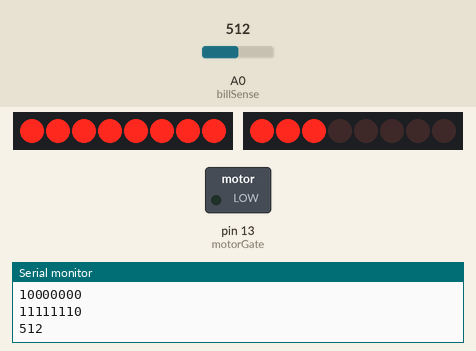
Bench run of a sketch on a simulated Arduino Uno, built with avr-gcc and run on an emulated ATmega328P. Parts: 2 × 8 shift-register outputs drawn as a row of LEDs (first output left, lit = HIGH), switched loads named in the sketch (green lamp = pin HIGH), the last lines printed to the serial monitor. Wiring (inferred from the names in the program): 2 × shift register (74HC595): data pin 5, shift clock pin 7, latch pin 11 / data pin 2, shift clock pin 3, latch pin 9. Wiring (inferred from the signals the program sends): 2 × row of LEDs: on Q0, Q1, Q2, Q3, Q4, Q5, Q6, Q7 / on Q0, Q1, Q2, Q3, Q4, Q5, Q6, Q7. The test bench sets the inputs (shaded band); at power-on: A0 (billSense) = 512. Pins used as bus, display or sensor lines are not drawn.

Above: at 0.1 s.
1.3 s: A0 (billSense) set to 892
At 2.2 s:
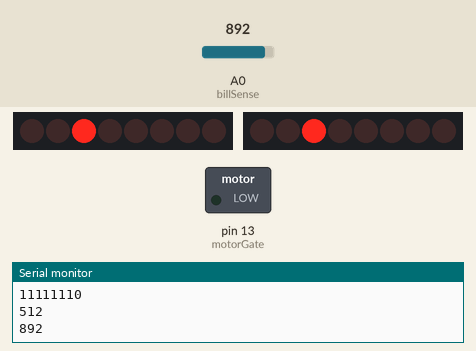
3.8 s: A0 (billSense) set to 911
At 4.17 s:
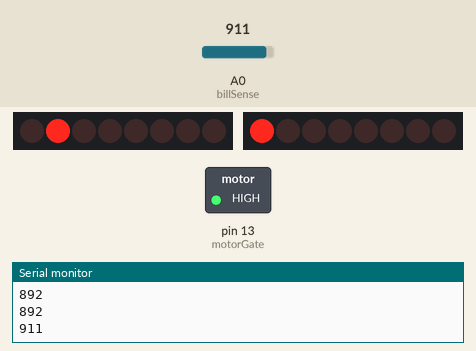
At 4.58 s:
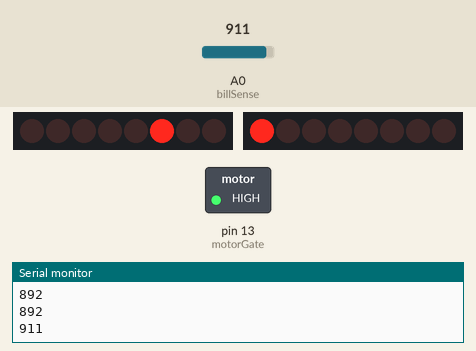
5.8 s: A0 (billSense) set to 900
At 7.11 s:
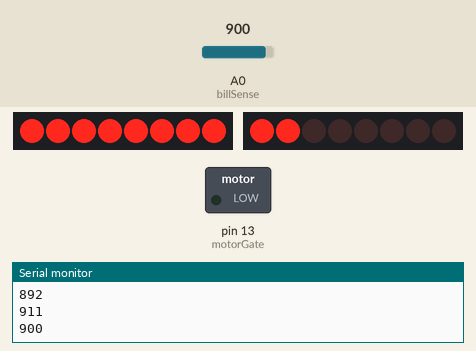
9.1 s: A0 (billSense) set to 7
12.4 s: A0 (billSense) set to 122
15.2 s: A0 (billSense) set to 6
Timing chart, 0 to 31.1 s (numbered marks = the images above; inputs shaded):
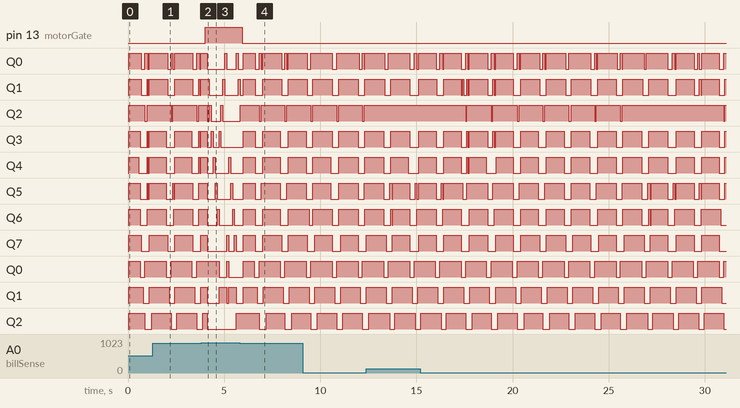

The sketch:

ds-mb-main.ino
```cpp
//www.elegoo.com
//2016.12.9

//****WARNING: if at any point too much current is drawn, signals will Voltage sag and some registers will not be properly set****
//adding a serial comms messes stuff up for some reason?

int tDelay = 300;

//first shift register
int dataPin = 2;     // (12) DS [S1] on 74HC595 //serial should be the white wire
int clockPin = 3;      // (9) SH_CP [SCK] on 74HC595 //clock should be the blue wire
int latchPin = 9;      // (11) ST_CP [RCK] on 74HC595 //latch should be the orange wire

//second shift register
int dataPin_2 = 5;
int clockPin_2 = 7;
int latchPin_2 = 11;

//pin used to control motor - should be a white wire
int motorGate = 13;

int billSense = A0;

//sequence of LEDs to light up in their coordinate numbers
byte UNSETBIT = 20;//this number will be used within arrrays to determine a light to not turn on
byte TraceMoney[] = {0, 1, 2, 3, 4, 5, 6, 11, 10, 9, 8, 7, 12, 13, 14, 15, 16, 17, 18};
byte TraceMoney_2[] = {0, 1, 2, UNSETBIT, 4, 5, 6, 11, 10, 9, 8, 7, 12, 13, 14, 15, 16, 17, 18};


//State controllers
int MONEYMODE = 3;

//gives bits needed for first register
byte GetCoordBits1 (int coord) {
  if (coord < 8)
    return B10000000;
  else if (coord < 16)
    return B01000000;
  else
    return B00100000;
}

//gives bits needed for second register
byte GetCoordBits2 (int coord) {
  if (coord < 8)
    return (B10000000 >> coord) ^ 255; //flip bits since register 2 should be normally high
  else if (coord < 16)
    return (B10000000 >> (coord - 8)) ^ 255;
  else
    return (B10000000 >> (coord - 16)) ^ 255;
}

void updateShiftRegisters(byte leds,byte leds_2)
{
  //issues with this method causes flickers in other lights when setting the registers
  //for second shift register (return)
  shiftOut(dataPin_2, clockPin_2, LSBFIRST, leds_2);


  //first register (source)
  shiftOut(dataPin, clockPin, LSBFIRST, leds);

  //latch at same time to reduce flicker
  digitalWrite(latchPin, LOW);
  digitalWrite(latchPin_2, LOW);
  digitalWrite(latchPin, HIGH);
  digitalWrite(latchPin_2, HIGH);

}

void RunThroughSet(byte arr[], int arrSize) {
  for (int i = 0; i < arrSize; i++) {
    //if on list, light up in multiplex
    if (arr[i] != UNSETBIT) {
      byte leds   = GetCoordBits1(arr[i]);//replace array name in method with desired sequence
      byte leds_2 = GetCoordBits2(arr[i]);//same here
      updateShiftRegisters(leds,leds_2);

    }
    delayMicroseconds(600);//set large enough so there is adifference in brightnemss but small enough to theres no flickers
  }
}

void LoopSet(byte arr[], int arrSize, int loopNum) {
  for (int j = 0 ; j < loopNum ; j++) { //set jumber of loops to set amount of time display stays in this config
    RunThroughSet(arr, arrSize);
  }
}

void setup()
{
  //Serial debug
 ///*
    Serial.begin(9600);//note when using serial comms it will interfere with register (pins 0,1 are for serial)
    for (int k = 7; k < 8 ; k++) {
    Serial.println(GetCoordBits1(k), BIN);
    Serial.println(GetCoordBits2(k), BIN);
    }

    //Serial.end();
    //*/
  pinMode(latchPin, OUTPUT);
  pinMode(dataPin, OUTPUT);
  pinMode(clockPin, OUTPUT);

  //second shift register
  pinMode(latchPin_2, OUTPUT);
  pinMode(dataPin_2, OUTPUT);
  pinMode(clockPin_2, OUTPUT);

  //motor control
  pinMode(motorGate, OUTPUT);

  //bill sense
  pinMode(billSense, INPUT);

}

void loop()
{
  //initialize registers
  byte leds = 0;
  byte leds_2 = 255;
  //updateShiftRegisters();

  //byte leds = GetCoordBits1(0);
  //byte leds_2 = GetCoordBits2(0);
  updateShiftRegisters(leds,leds_2);

  Serial.println(analogRead(billSense));
  if(analogRead(billSense) > 900 ){ //THIS MUST BE CALIBRATED FOR EACH SPECIFIC LIGHT ENVIRONMENT
    digitalWrite(motorGate, HIGH);
    MONEYMODE = 0;//make lights flash quickly when money is inserted
  }
  else{
    digitalWrite(motorGate, LOW);
    MONEYMODE = 3;//make lights ambiently flash
  }

  //Cycle through all leds on money
  if (MONEYMODE == 0) {
    for (int i = 0; i < sizeof(TraceMoney); i++) {
      leds   = GetCoordBits1(TraceMoney[i]);//replace array name in method with desired sequence
      leds_2 = GetCoordBits2(TraceMoney[i]);//same here
      updateShiftRegisters(leds,leds_2);
      updateShiftRegisters(leds,leds_2);
      updateShiftRegisters(leds,leds_2);
      delay(100);
    }
  }

  //inverted money trace
  else if (MONEYMODE == 1) {
    //copy array over (change array in this block to change pattern)
    byte arr[sizeof(TraceMoney_2)];
    for (int k = 0 ; k < sizeof(TraceMoney_2); k++) {
      arr[k] = TraceMoney_2[k];
    }

    int temp1 = 0, temp2 = 0;
    for (int i = 0 ; i < sizeof(arr); i++) {//cycle through void positions
      temp1 = arr[i];//store array values to put back in place after
      arr[i] = UNSETBIT;
      if (i > 0)
        arr[i - 1] = temp2;
      temp2 = temp1;

      for (int j = 0 ; j < 15 ; j++) { //set jumber of loops to set amount of time display stays in this config
        RunThroughSet(arr, sizeof(arr));
      }
      arr[18] = 18;
    }
  }

  //money sign fully on (Careful! this may burn out shift registers if run for long periods)
  else if (MONEYMODE == 2) {
    leds = B11111111;
    leds_2 = B00000000;
    updateShiftRegisters(leds,leds_2);
  }

  //money flush
  else if (MONEYMODE == 3) {
    int pauseTime = 5; //sets pause between transistions

    //copy array over (change array in this block to change pattern)
    byte arr[sizeof(TraceMoney)];
    for (int k = 0 ; k < sizeof(TraceMoney); k++) {
      arr[k] = TraceMoney[k];
    }
    LoopSet(arr, sizeof(arr), pauseTime*5);

    //turn lights off then on
    for (int j = 0 ; j < 2; j++) {

      //first light
      if (j == 0)
        arr[0] = UNSETBIT;
      else
        arr[0] = TraceMoney[0];
      LoopSet(arr, sizeof(arr), pauseTime);

      //turn of second row
      for (int i = 1; i <= 5; i++) {
        if (j == 0)
          arr[i] = UNSETBIT;
        else
          arr[i] = TraceMoney[i];
      }
      LoopSet(arr, sizeof(arr), pauseTime);

      //middle left light off
      if (j == 0)
        arr[6] = UNSETBIT;
      else
        arr[6] = TraceMoney[6];
      LoopSet(arr, sizeof(arr), pauseTime);

      //middle row
      for (int i = 7; i <= 11; i++) {
        if (j == 0)
          arr[i] = UNSETBIT;
        else
          arr[i] = TraceMoney[i];
      }
      LoopSet(arr, sizeof(arr), pauseTime);

      //middle right off
      if (j == 0)
        arr[12] = UNSETBIT;
      else
        arr[12] = TraceMoney[12];
      LoopSet(arr, sizeof(arr), pauseTime);

      //bottom row
      for (int i = 13; i <= 17; i++) {
        if (j == 0)
          arr[i] = UNSETBIT;
        else
          arr[i] = TraceMoney[i];
      }
      LoopSet(arr, sizeof(arr), pauseTime);

      //bottom light
      if (j == 0)
        arr[18] = TraceMoney[18];
      else
        arr[18] = TraceMoney[18];
      LoopSet(arr, sizeof(arr), pauseTime);

    }
  }


  //***debug***
  /*
    digitalWrite(latchPin_2, LOW);
    digitalWrite(clockPin_2, HIGH);
  */

}
```

Measured:
- the behaviour switches between 900 and 901 on A0 (billSense) (found by bisection; images 1 and 2)
- after the input at 3.8 s, pin 13 (motorGate): LOW → HIGH after 0.23 s
- after the input at 5.8 s, pin 13 (motorGate): HIGH → LOW after 0.14 s
